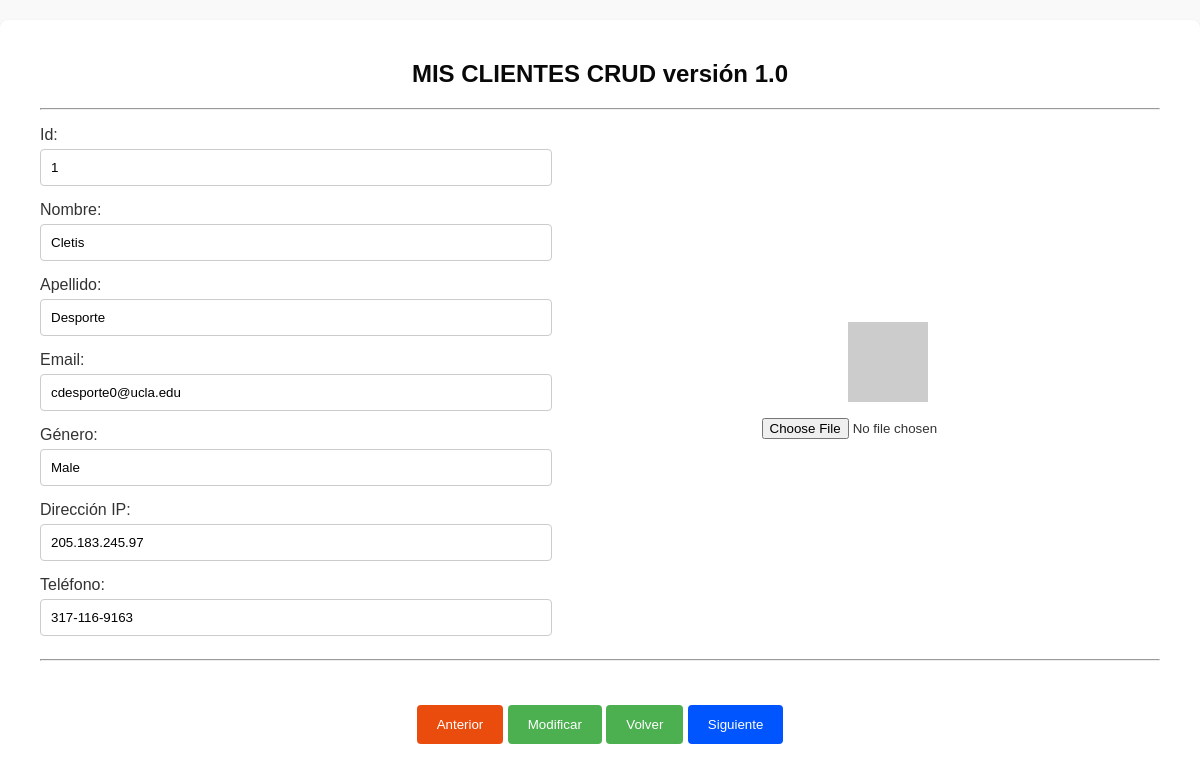
/?orden=Modificar&id=1 (signed in), run on the app's committed database.
### tables this page shows
create table Clientes (
	id INT(8) auto_increment not null,
	first_name VARCHAR(50),
	last_name VARCHAR(50),
	email VARCHAR(50),
	gender VARCHAR(50),
	ip_address VARCHAR(20),
	telefono VARCHAR(50),
	CONSTRAINT pk_usuarios PRIMARY KEY(id)
);

### app/controllers/crudclientes.php (called while the page is built, shortened)
<?php
    require_once "funcionesForm.php";
function crudModificar($id){
    $db = AccesoDatos::getModelo();
    $cli = $db->getCliente($id);
    $imgURL = checkFotoPerfil($id);
    $orden="Modificar";
    include_once "app/views/formulario.php";
}

### app/models/AccesoDatosPDO.php (called while the page is built, shortened)
<?php
class AccesoDatos {
    private static $modelo = null;
    private $dbh = null;
    public static function getModelo(){
        if (self::$modelo == null){
            self::$modelo = new AccesoDatos();
        }
        return self::$modelo;
    }
    private function __construct(){
        try {
            $dsn = "mysql:host=".DB_SERVER.";dbname=".DATABASE.";charset=utf8";
            $this->dbh = new PDO($dsn,DB_USER,DB_PASSWD);
            $this->dbh->setAttribute(PDO::ATTR_ERRMODE, PDO::ERRMODE_EXCEPTION);
        } catch (PDOException $e){
            echo "Error de conexión ".$e->getMessage();
            exit();
        }
    }
    public function getCliente (int $id) {
        $cli = false;
        $stmt_cli   = $this->dbh->prepare("select * from Clientes where id=:id");
        $stmt_cli->setFetchMode(PDO::FETCH_CLASS, 'Cliente');
        $stmt_cli->bindParam(':id', $id);
        if ( $stmt_cli->execute() ){
             if ( $obj = $stmt_cli->fetch()){
                $cli= $obj;
            }
        }
        return $cli;
    }
}

### app/models/Cliente.php (called while the page is built, shortened)
<?php
class Cliente {
   function __get($name)
   {
       if ( property_exists($this,$name)){
           return $this->$name;
       }
   }
}

### app/controllers/funcionesForm.php (called while the page is built, shortened)
<?php
    function checkFotoPerfil($id){
        $url = "";
        $pathurl = "app/uploads/";
        $rutaValida = false;
        $numID = intval($id);
        $numID = $numID / 100000000;
        $numID = number_format($numID,8);
        $numID = str_replace("0.","",$numID);
        $extensiones = array(".jpg",".jpeg",".png");
        foreach ($extensiones as $extension)
        {
            $url = $pathurl.$numID.$extension;
        }
        if(!$rutaValida)
        {
            $url = "https://robohash.org/".$numID;
        }
        return $url;
    }
?>

### app/views/formulario.php (the view, shortened to what this page needs)
<hr>
<form method="POST" style="width:100%; margin-top:1rem;" enctype="multipart/form-data">
    <div style="display:flex; flex-direction:row; justify-content:space-between; gap:2rem; ">
        <div id="kmere" style="display:flex; flex-direction:column; align-items:start; width:50%;">
            <label for="id">Id:</label>
            <input type="text" name="id" readonly value="<?= $cli->id ?>">
            <label for="first_name">Nombre:</label>
            <input type="text" id="first_name" name="first_name" value="<?= $cli->first_name; ?>">
            <label for="last_name">Apellido:</label>
            <input type="text" id="last_name" name="last_name" value="<?= $cli->last_name; ?>">
            <label for="email">Email:</label>
            <input type="email" id="email" name="email" value="<?= $cli->email; ?>">
            <label for="gender">Género:</label>
            <input type="text" id="gender" name="gender" value="<?= $cli->gender; ?>">
            <label for="ip_address">Dirección IP:</label>
            <input type="text" id="ip_address" name="ip_address" value="<?= $cli->ip_address; ?>">
            <label for="telefono">Teléfono:</label>
            <input type="text" id="telefono" name="telefono" value="<?= $cli->telefono; ?>">
        </div>
        <div style="width:50%; display:flex; flex-direction:column; align-items:center; justify-content:center; gap:1rem; margin-bottom:1rem;">
            <img src='<?= $imgURL ?>' style="max-width:50%; max-height:400px;" alt="">
            <input name="foto" id="archivo" type="file" accept="image/png,image/jpeg,image/jpg"/>
        </div>
    </div>
        <hr>
        <br><br>
    <?php if( $cli->id != "" ): ?>
        <input type="submit" name="orden" value="Anterior">
        <input type="submit" name="orden" value="<?= $orden ?>">
        <input type="submit" name="orden" value="Volver">
        <input type="submit" name="orden" value="Siguiente">
    <?php else:?>
        <input type="submit" name="orden" value="Volver">
        <input type="submit" name="orden" value="<?= $orden ?>">
    <?php endif;?>
</form>

### web/css/default.css (style rules this page uses)
body { font-family: Arial, sans-serif; margin: 0; padding: 0; background-color: #f9f9f9; color: #333; }
form { text-align: center; }
form { width: 400px; margin: 0 auto; }
label { display: block; margin-bottom: 5px; }
input[type="text"], input[type="email"] { width: 90%; padding: 10px; margin-bottom: 15px; border: 1px solid #ccc; border-radius: 4px; }
input[type="submit"] { background-color: #4CAF50; color: white; padding: 12px 20px; border: none; border-radius: 4px; cursor: pointer; }
input[value="Anterior"] { background-color: #ea4c0e; color: white; padding: 12px 20px; border: none; border-radius: 4px; cursor: pointer; }
input[value="Siguiente"] { background-color: #0055fe; color: white; padding: 12px 20px; border: none; border-radius: 4px; cursor: pointer; }

### data on the page
clientes: id "1", first_name "Cletis", last_name "Desporte", email "cdesporte0@ucla.edu", gender "Male", ip_address "205.183.245.97", telefono "317-116-9163"
